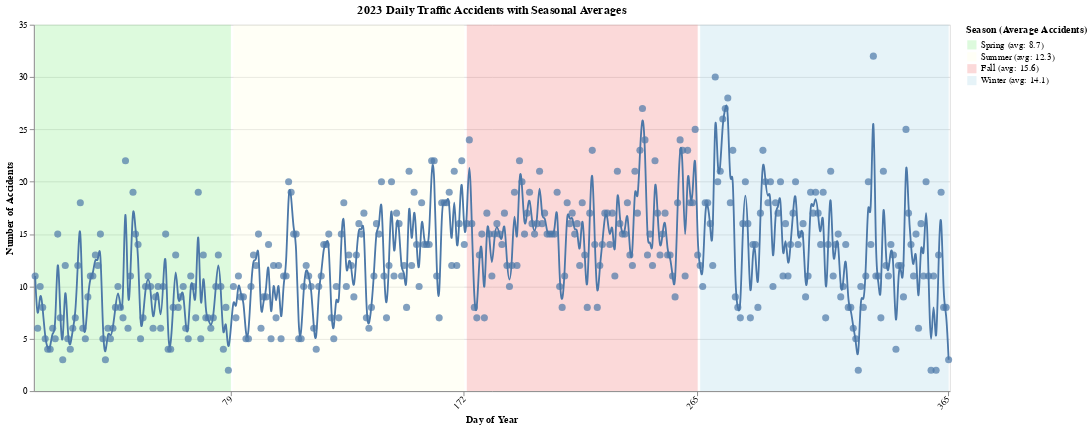

The code cell stored with this chart in its notebook:
### Markdown cell above
#### Based on the data, the summer season tended to have the highest number of pedestrian-related accidents with an average daily incident record of 15.7 per day. The second highest was winter with an average of 14.1 per day. Although the summer had the highest average, the day with the most amount of pedestrian-related accidents occurred during winter with a total count of 32 accidents on day 355. Our hypothesis was not entirely incorrect, it did not have the highest average seasonal daily violation but did contain the highest daily incident count. Another interesting finding is that day 355 is December 21st which is really close to Christmas Day. Given these results, we can explore in the future if all the days prior to a holiday tend to have higher pedestrian-related incidents due to people rushing to buy gifts for the holidays.

### Code cell
import pandas as pd
import altair as alt

# Load + preprocess
df = pd.read_csv('traffic_crashes.csv')
df['CRASH_DATE'] = pd.to_datetime(df['CRASH_DATE'])
df_2023 = df[df['CRASH_DATE'].dt.year == 2023].copy()  # Make an explicit copy to avoid SettingWithCopyWarning
df_2023['DayOfYear'] = df_2023['CRASH_DATE'].dt.dayofyear  

# Filter for pedestrian and pedalcyclist crashes only
df_2023 = df_2023[df_2023['FIRST_CRASH_TYPE'].isin(['PEDESTRIAN', 'PEDALCYCLIST'])]

# Group by day
daily_counts = df_2023.groupby('DayOfYear').size().reset_index(name='Accident_Count')

# Assign season
def get_season(day):
    if 80 <= day <= 172:
        return 'Summer'
    elif 173 <= day <= 265:
        return 'Fall'
    elif 266 <= day <= 365:
        return 'Winter'
    else:
        return 'Spring'

daily_counts['Season'] = daily_counts['DayOfYear'].apply(get_season)

# Compute seasonal averages
season_avg = daily_counts.groupby('Season')['Accident_Count'].mean().round(1).to_dict()

# Update season names with average for the legend
daily_counts['Season Label'] = daily_counts['Season'].apply(lambda s: f"{s} (avg: {season_avg[s]})")

# Season color scale
season_colors = {
    "Spring (avg: {})".format(season_avg["Spring"]): "lightgreen",
    "Summer (avg: {})".format(season_avg["Summer"]): "lightyellow",
    "Fall (avg: {})".format(season_avg["Fall"]): "lightcoral",
    "Winter (avg: {})".format(season_avg["Winter"]): "lightblue",
}

# Background season ranges
seasons_df = pd.DataFrame([
    {"start": 1, "end": 79, "season": f"Spring (avg: {season_avg['Spring']})"},
    {"start": 80, "end": 172, "season": f"Summer (avg: {season_avg['Summer']})"},
    {"start": 173, "end": 265, "season": f"Fall (avg: {season_avg['Fall']})"},
    {"start": 266, "end": 365, "season": f"Winter (avg: {season_avg['Winter']})"}
])

# Background rects
background = alt.Chart(seasons_df).mark_rect().encode(
    x=alt.X('start:O'),
    x2='end:O',
    color=alt.Color('season:N', scale=alt.Scale(domain=list(season_colors.keys()), range=list(season_colors.values())),
                    legend=alt.Legend(title="Season (Average Accidents)")),
    opacity=alt.value(0.3)
)

# Line + points chart
base = alt.Chart(daily_counts).encode(
    x=alt.X('DayOfYear:O', title='Day of Year', axis=alt.Axis( tickCount=4, values=[79, 172, 265, 365], labelAngle=-45)),
    y=alt.Y('Accident_Count:Q', title='Number of Accidents'),
    tooltip=['DayOfYear', 'Accident_Count', 'Season']
)

line = base.mark_line(interpolate='basis')
points = base.mark_point(filled=True, size=60)

# Combine
chart = (background + line + points).properties(
    width=1000,
    height=400,
    title='2023 Daily Traffic Accidents with Seasonal Averages'
)

chart

![Visual4](visuals/visualization_4.png)

### Figure 1 — Vega-Lite specification as saved in the notebook (floating-point values rounded to 4 significant figures; data arrays with more than 128 entries replaced by an {"elided": "..."} marker saying what was removed)
{"config": {"view": {"continuousWidth": 300, "continuousHeight": 300}}, "layer": [{"data": {"name": "data-bc3cefd2e97c4f3c67e83616da72de0f"}, "mark": {"type": "rect"}, "encoding": {"color": {"field": "season", "legend": {"title": "Season (Average Accidents)"}, "scale": {"domain": ["Spring (avg: 8.7)", "Summer (avg: 12.3)", "Fall (avg: 15.6)", "Winter (avg: 14.1)"], "range": ["lightgreen", "lightyellow", "lightcoral", "lightblue"]}, "type": "nominal"}, "opacity": {"value": 0.3}, "x": {"field": "start", "type": "ordinal"}, "x2": {"field": "end"}}}, {"data": {"name": "data-5fa1e0f04357758eb66957109bba372c"}, "mark": {"type": "line", "interpolate": "basis"}, "encoding": {"tooltip": [{"field": "DayOfYear", "type": "quantitative"}, {"field": "Accident_Count", "type": "quantitative"}, {"field": "Season", "type": "nominal"}], "x": {"axis": {"labelAngle": -45, "tickCount": 4, "values": [79, 172, 265, 365]}, "field": "DayOfYear", "title": "Day of Year", "type": "ordinal"}, "y": {"field": "Accident_Count", "title": "Number of Accidents", "type": "quantitative"}}}, {"data": {"name": "data-5fa1e0f04357758eb66957109bba372c"}, "mark": {"type": "point", "filled": true, "size": 60}, "encoding": {"tooltip": [{"field": "DayOfYear", "type": "quantitative"}, {"field": "Accident_Count", "type": "quantitative"}, {"field": "Season", "type": "nominal"}], "x": {"axis": {"labelAngle": -45, "tickCount": 4, "values": [79, 172, 265, 365]}, "field": "DayOfYear", "title": "Day of Year", "type": "ordinal"}, "y": {"field": "Accident_Count", "title": "Number of Accidents", "type": "quantitative"}}}], "height": 400, "title": "2023 Daily Traffic Accidents with Seasonal Averages", "width": 1000, "$schema": "https://vega.github.io/schema/vega-lite/v5.20.1.json", "datasets": {"data-bc3cefd2e97c4f3c67e83616da72de0f": [{"start": 1, "end": 79, "season": "Spring (avg: 8.7)"}, {"start": 80, "end": 172, "season": "Summer (avg: 12.3)"}, {"start": 173, "end": 265, "season": "Fall (avg: 15.6)"}, {"start": 266, "end": 365, "season": "Winter (avg: 14.1)"}], "data-5fa1e0f04357758eb66957109bba372c": {"elided": "364 records"}}}
